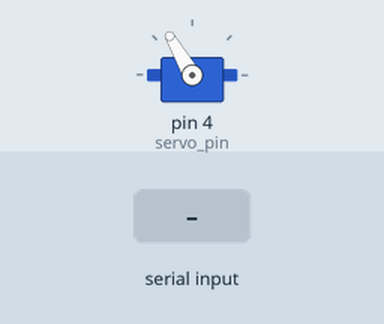
Simulated run of this sketch. Board: Arduino Uno, built with avr-gcc and run on an emulated ATmega328P. Shown: servo. The inputs (shaded band) are chosen by the test bench. What the sketch prints to the serial monitor is not drawn.

Above: at 1.2 s.
1.3 s: "A" received over Serial
At 2.5 s:
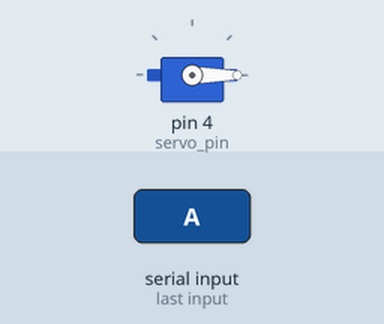
2.8 s: "B" received over Serial
At 3.7 s:
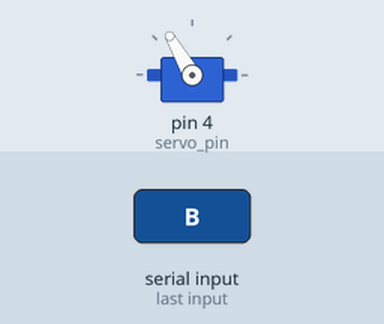
Timing chart, 0 to 5.8 s (numbered marks = the images above; inputs shaded):
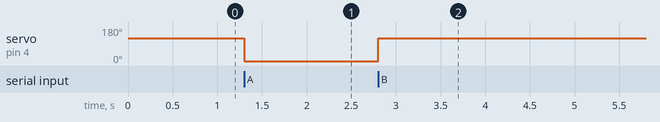

The sketch:

Test1.ino
```cpp
#include <Servo.h>

//舵机
const int servo_pin=4;
Servo myservo;

void setup(){
    Serial.begin(9600);
    myservo.attach(servo_pin);
    myservo.write(120);
    Serial.println("Please put in data.");
}

void loop(){
    if(Serial.available()){
        char s=Serial.read();
        if(s=='A'){
            myservo.write(0);
        }
        if(s=='B'){
            myservo.write(120);
        }
        delay(50);
    }
}
```

Measured:
- after the input at 1.3 s, servo on pin 4 (servo_pin): 120° → 0° at once
- after the input at 2.8 s, servo on pin 4 (servo_pin): 0° → 120° at once
